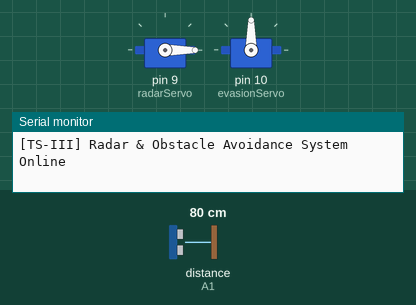
This sketch was run on a simulated Arduino Uno, built with avr-gcc and run on an emulated ATmega328P. Shown: 2 × servo, the last lines printed to the serial monitor. Wiring (inferred from the names in the program): ultrasonic range finder: trigger A0; echo A1. Inputs (shaded band) come from the test bench; at power-on: distance to the obstacle (sensor on A1) 80 cm. The echo pulse lasts 58.3 µs per cm.

Above: at 0.03 s.
1.3 s: distance to the obstacle (sensor on A1) set to 34 cm
4.3 s: distance to the obstacle (sensor on A1) set to 28 cm
At 6.1 s:
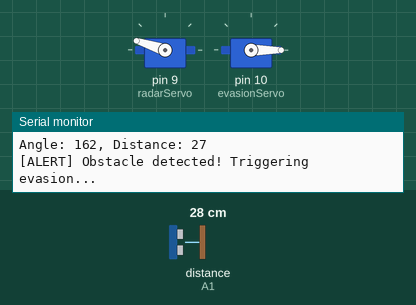
7.3 s: distance to the obstacle (sensor on A1) set to 35 cm
At 8.81 s:
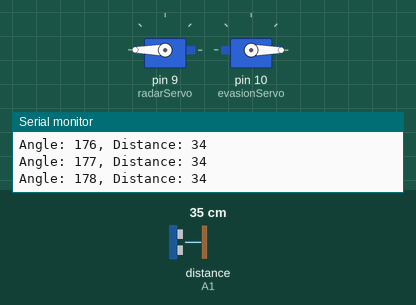
10.3 s: distance to the obstacle (sensor on A1) set to 299 cm
13.3 s: distance to the obstacle (sensor on A1) set to 2 cm
At 14.0 s:
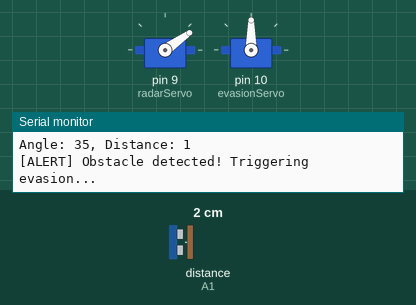
16.3 s: distance to the obstacle (sensor on A1) set to 60 cm
At 17.1 s:
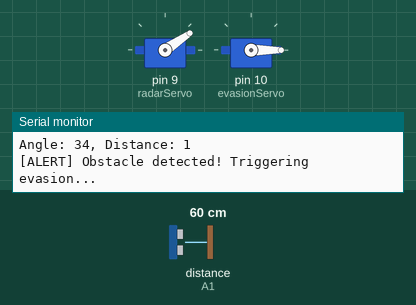
Timing chart, 0 to 20.3 s (numbered marks = the images above; inputs shaded):
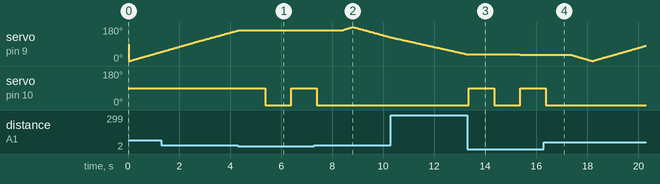

The sketch:

radar_obstacle_avoidance.ino
```cpp
/*
 * ============================================================================
 *  Terrain Scout III — Radar & Obstacle Avoidance Module
 * ============================================================================
 *
 *  360° scanning radar system using servo-mounted ultrasonic sensor.
 *  Performs continuous 0°–180° sweep, measuring distances at each angle.
 *  When an obstacle is detected within the threshold range, triggers
 *  an evasive response via the secondary servo actuator.
 *
 *  Features:
 *    - Continuous 180° radar sweep with distance mapping
 *    - Real-time obstacle detection (configurable threshold)
 *    - Automated evasive maneuver triggering
 *    - Serial output for radar visualization (Processing/Python)
 *
 *  Hardware:
 *    - Arduino UNO + L293D Motor Shield
 *    - Servo Motor MG995 (radar sweep — pin 9)
 *    - Servo Motor MG995 (evasion actuator — pin 10)
 *    - HC-SR04 Ultrasonic Sensor (Trig: A0, Echo: A1)
 *
 *  Author: Harsh Yadav
 *  Project: Terrain Scout III — Multi-Operational Defence Rover
 * ============================================================================
 */

#include <Wire.h>
#include <Adafruit_MotorShield.h>
#include "utility/Adafruit_MS_PWMServoDriver.h"
#include <Servo.h>

// ─── Pin Configuration ──────────────────────────────────────────
#define TRIG_PIN    A0
#define ECHO_PIN    A1

// ─── Radar Parameters ───────────────────────────────────────────
#define SWEEP_DELAY       15      // Delay between angle steps (ms)
#define OBSTACLE_THRESHOLD 30     // Detection range (cm)
#define EVASION_ANGLE      90     // Evasion servo response angle
#define EVASION_HOLD       1000   // Evasion hold duration (ms)

// ─── Hardware Objects ───────────────────────────────────────────
Adafruit_MotorShield AFMS = Adafruit_MotorShield();
Servo radarServo;       // Servo 1: Radar sweep (0°–180°)
Servo evasionServo;     // Servo 2: Evasion response actuator

void setup() {
  Serial.begin(9600);
  Serial.println("[TS-III] Radar & Obstacle Avoidance System Online");

  // Initialize motor shield
  AFMS.begin();

  // Attach servos
  radarServo.attach(9);
  evasionServo.attach(10);

  // Configure ultrasonic sensor
  pinMode(TRIG_PIN, OUTPUT);
  pinMode(ECHO_PIN, INPUT);

  Serial.println("[TS-III] Initiating 180° radar sweep...");
}

void loop() {
  // ─── Forward Sweep (0° → 180°) ─────────────────────────────
  for (int angle = 0; angle <= 180; angle++) {
    radarServo.write(angle);
    delay(SWEEP_DELAY);

    int distance = measureDistance();
    reportRadarData(angle, distance);

    if (distance <= OBSTACLE_THRESHOLD && distance > 0) {
      triggerEvasion();
    }
  }

  // ─── Return Sweep (180° → 0°) ──────────────────────────────
  for (int angle = 180; angle > 0; angle--) {
    radarServo.write(angle);
    delay(SWEEP_DELAY);

    int distance = measureDistance();
    reportRadarData(angle, distance);

    if (distance <= OBSTACLE_THRESHOLD && distance > 0) {
      triggerEvasion();
    }
  }
}

/**
 * Measure distance using HC-SR04 ultrasonic sensor.
 *
 * Sends a 10µs trigger pulse and measures echo return time.
 * Distance = (duration × speed_of_sound) / 2
 *
 * @return Distance in centimeters (0 if no echo)
 */
int measureDistance() {
  // Send trigger pulse
  digitalWrite(TRIG_PIN, LOW);
  delayMicroseconds(2);
  digitalWrite(TRIG_PIN, HIGH);
  delayMicroseconds(10);
  digitalWrite(TRIG_PIN, LOW);

  // Measure echo duration
  long duration = pulseIn(ECHO_PIN, HIGH);

  // Convert to centimeters (speed of sound ≈ 0.034 cm/µs)
  int distance = duration * 0.034 / 2;
  return distance;
}

/**
 * Output radar data to serial for visualization.
 * Format compatible with Processing radar display sketches.
 */
void reportRadarData(int angle, int distance) {
  Serial.print("Angle: ");
  Serial.print(angle);
  Serial.print(", Distance: ");
  Serial.println(distance);
}

/**
 * Trigger evasive maneuver when obstacle is detected.
 * Activates the evasion servo and holds briefly before resetting.
 */
void triggerEvasion() {
  Serial.println("[ALERT] Obstacle detected! Triggering evasion...");
  evasionServo.write(EVASION_ANGLE);
  delay(EVASION_HOLD);
  evasionServo.write(0);   // Reset evasion servo
  delay(EVASION_HOLD);     // Cooldown to prevent rapid re-trigger
}
```

Measured:
- the behaviour switches between 32 and 31 cm on distance to the obstacle (sensor on A1) (found by bisection; images 0 and 1)
- after the input at 4.3 s, servo on pin 10 (evasionServo): 90° → 0° after 1.1 s, → 90° 1.0 s later
- after the input at 7.3 s, servo on pin 10 (evasionServo): goes on until 7.4 s, then stays 0°
- after the input at 13.3 s, servo on pin 10 (evasionServo): 0° → 90° after 0.05 s, → 0° 1.0 s later, → 90° 1.0 s later
- after the input at 16.3 s, servo on pin 10 (evasionServo): goes on until 16.4 s, then stays 0°
